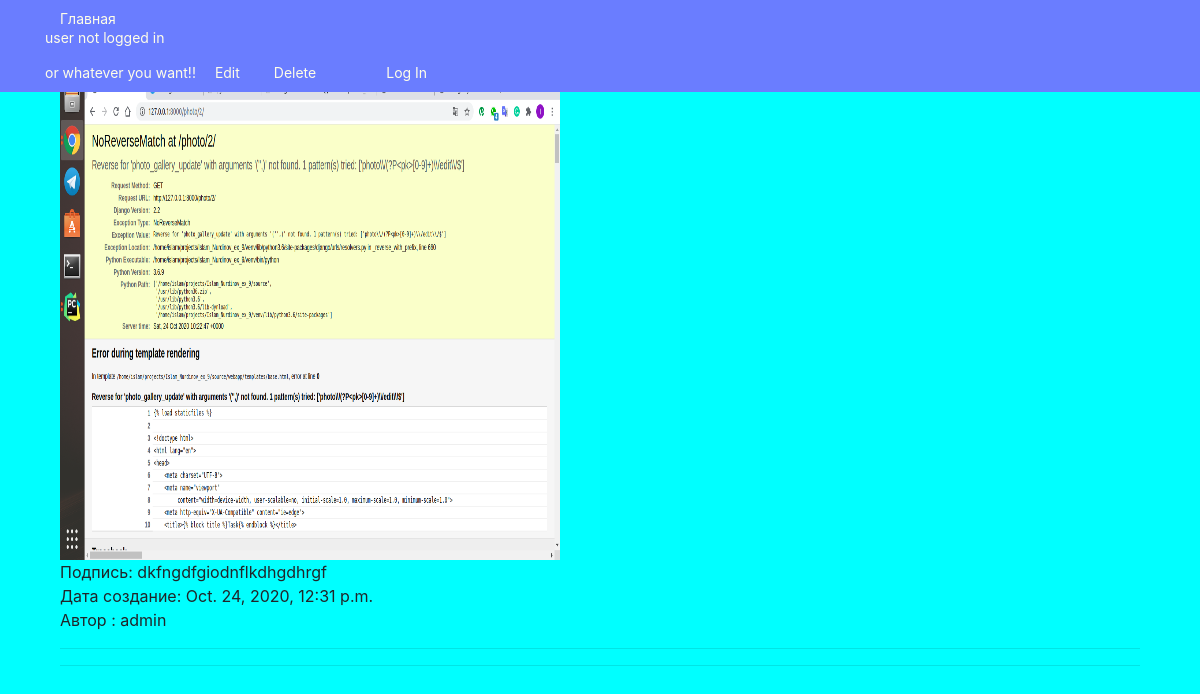
The app's page /photo/11/ with its own data.
### webapp/models.py (models this page shows, shortened)
class PhotoGallery(models.Model):
    img = models.ImageField(null=False, blank=False, upload_to='media', verbose_name='Фото')
    description = models.TextField(null=False, blank=False, max_length=1000, verbose_name='Подпись')
    creation_date = models.DateTimeField(auto_now_add=True, verbose_name='Дата создания')
    author_name = models.CharField(null=False, blank=False, max_length=60, verbose_name='Автор')
    class Meta:
        verbose_name = 'Фото'
        verbose_name_plural = 'Фотографии'

### webapp/views.py (the view)
# urls.py: path('photo/<int:pk>/', PhotoGalleryView.as_view(), name='photo_gallery_view'),
class PhotoGalleryView(DetailView):
    template_name = 'photo_detail.html'
    context_object_name = 'photo'
    model = PhotoGallery

### webapp/templates/photo_detail.html (shortened to what this page needs)
{% extends 'base.html' %}
{% block menu %}
{% if request.user.is_authenticated %}
<a href="{% url 'webapp:photo_gallery_update'  photo.pk %}">Update user</a>
{% else %}
 <p> user not logged in </p> or whatever you want!!
{% endif %}
 <li><a href="{% url 'webapp:photo_gallery_update'  photo.pk %}">Edit</a></li>
<li><a href="{% url 'webapp:photo_gallery_delete'  photo.pk %}">Delete</a></li>
{% endblock %}
{% block content %}
   <div class="container">
       <img class="photo" src="{{ photo.img.url }}" width="500" height="500" alt="user picture">
        <div>Подпись: {{ photo.description }}</div>
        <div>Дата создание: {{ photo.creation_date }}</div>
        <div>Автор : {{ photo.author_name }}</div>
        <hr/>
        <hr/>
   </div>
{% endblock %}

### webapp/static/css/style.css (style rules this page uses)
body { margin-top: 60px; background-color: aqua; }
.menu li { display: inline-block; }
.menu a { display: inline-block; text-decoration: none; color: inherit; padding: 5px 15px; }

### records on screen
PhotoGallery: img (picture), description "dkfngdfgiodnflkdhgdhrgf", creation_date "Oct. 24, 2020, 12:31 p.m.", author_name "admin"
